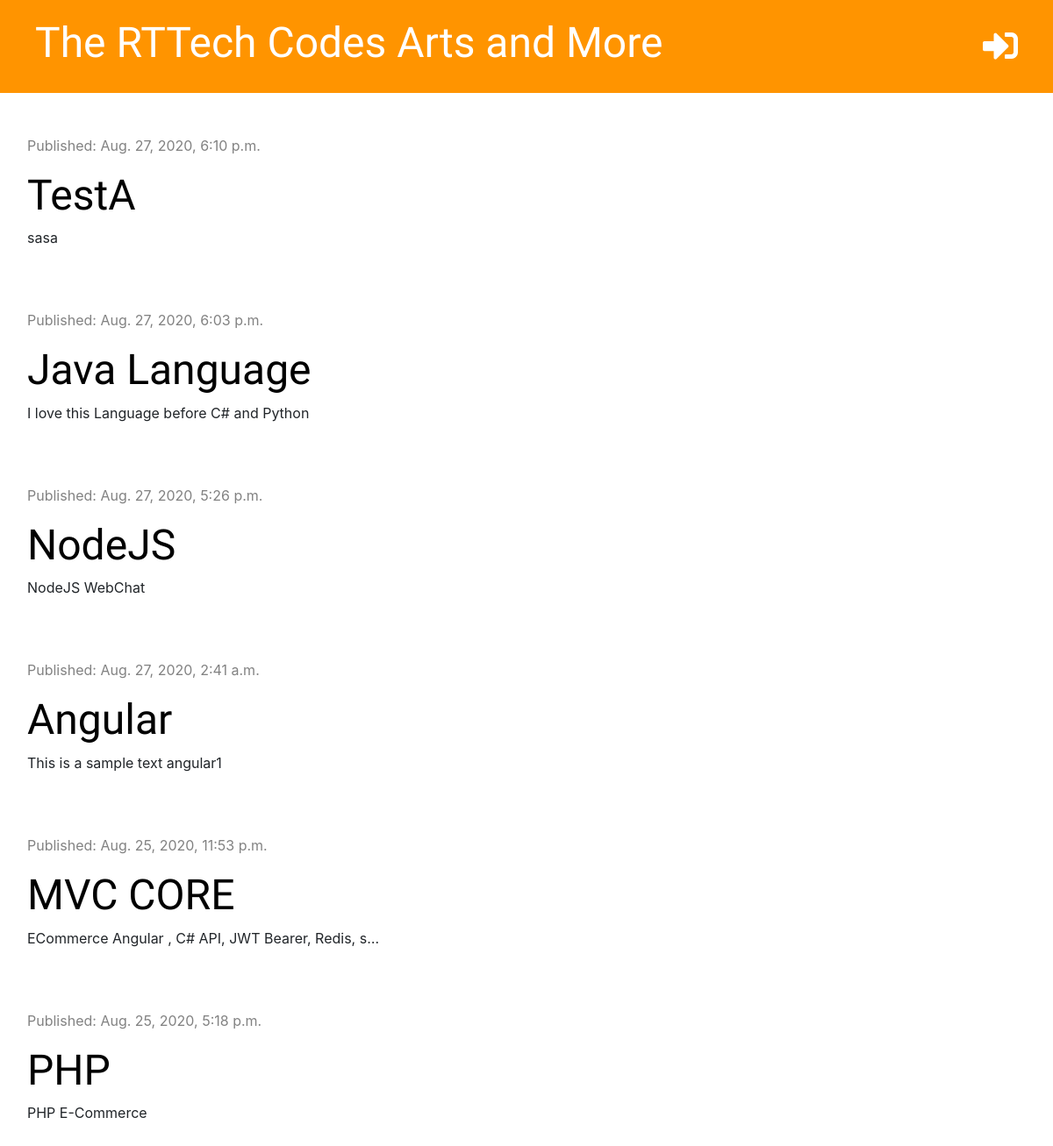
Before: / with the older database file.
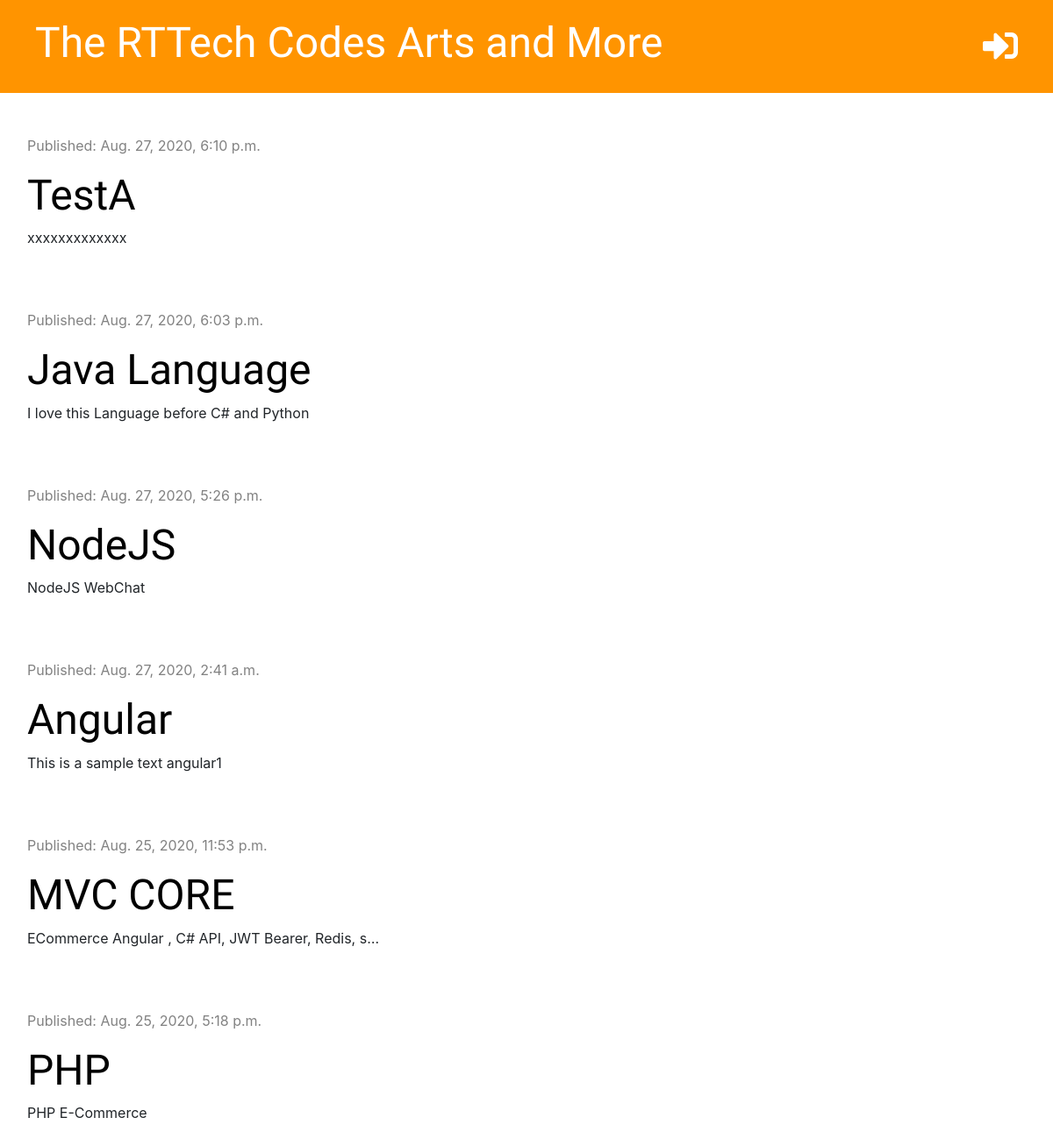
After: the same page with the newer database file.
### blog/models.py (models this page shows, shortened)
class Post(models.Model):
    author = models.ForeignKey("auth.User", on_delete= models.CASCADE)
    title = models.CharField(max_length=200)
    text = models.TextField(null=True)
    created_date = models.DateTimeField(default=timezone.now)
    published_date = models.DateTimeField(blank=True, null=True)

### blog/views.py (the view)
# urls.py: path('', views.post_list, name='post_list'),
def post_list(request):
    posts = Post.objects.filter(published_date__lte=timezone.now()).order_by('-published_date')
    stuff_for_frontend = {'posts': posts}
    return render(request, 'blog/post_list.html', stuff_for_frontend)

### blog/templates/blog/post_list.html (shortened to what this page needs)
{% extends 'blog/base.html' %}
{% block content %}
    {% for post in posts %}
        <div class="post">
            <div class="date">
                <p>Published: {{ post.published_date }}</p>
            </div>
            <h1><a href="{% url 'post_detail' pk=post.pk %}"
                data-toggle="tooltip" data-placement="top" title="Click to Detail View: {{post.title}}">{{ post.title }}</a></h1>
            <p>{{ post.text|truncatechars:50|linebreaksbr }}</p>
        </div>
    {% endfor %}
{% endblock %}

Changed rows visible on the page:
changed Post "TestA": text "sasa" → "xxxxxxxxxxxxx"
